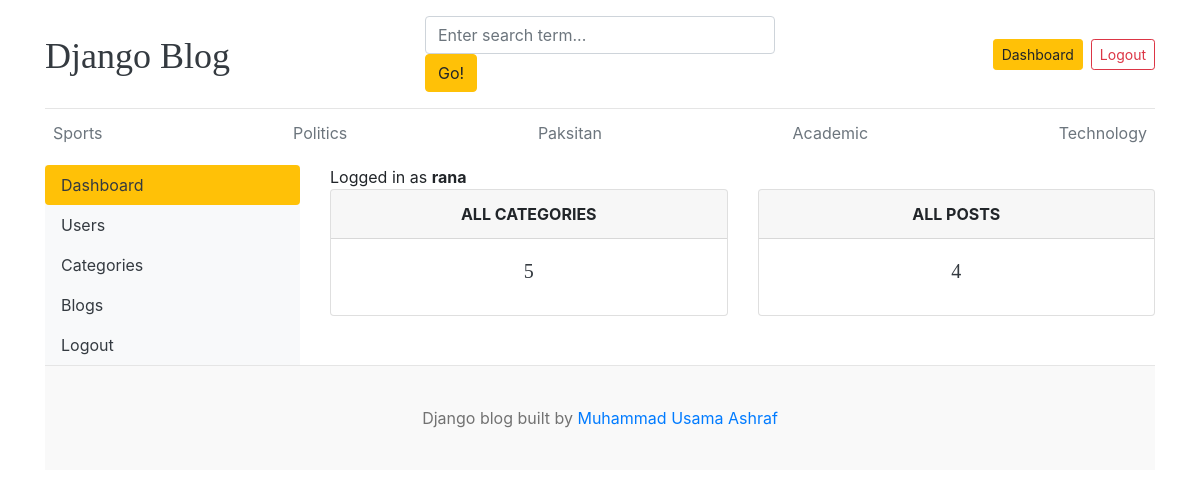
The page /dashboard/ (signed in) on the database its author committed.
### blogs/models.py (models this page shows, shortened)
class Category(models.Model):
    category_name = models.CharField(max_length=50, unique=True)
    created_at = models.DateTimeField(auto_now_add=True)
    updated_at = models.DateTimeField(auto_now=True)
    class Meta:
        verbose_name_plural = "categories"

### dashboards/views.py (the view)
# urls.py: path("dashboard/", include("dashboards.urls")),
@login_required(login_url="login")
def dashboard(request):
    category_count = Category.objects.all().count()
    blogs_count = Blog.objects.all().count()
    context = {
        "category_count": category_count,
        "blogs_count": blogs_count,
    }
    return render(request, "dashboards/dashboard.html", context)

### blogs/context_processors.py (called while the page is built)
def get_categories(request):
    categories = Category.objects.all()
    return dict(categories=categories)

def get_social_links(request):
    links = SocialLinks.objects.all()
    return dict(links=links)

### templates/dashboards/dashboard.html
{% extends 'base.html' %}
{% block content %}
<div class="row">
    {% include 'dashboards/sidebar.html' %}
    <div class="col-md-9">
        <span>Logged in as <b>{{user}}</b></span>
        <div class="row">
            <div class="col">
                <div class="card border-default mb-3">
                    <div class="card-header text-center text-uppercase font-weight-bold">All Categories</div>
                    <div class="card-body text-dark">
                        <h5 class="card-title text-center">{{ category_count }}</h5>
                    </div>
                </div>
            </div>
            <div class="col">
                <div class="card border-default mb-3">
                    <div class="card-header text-center text-uppercase font-weight-bold">All Posts</div>
                    <div class="card-body text-dark">
                        <h5 class="card-title text-center">{{ blogs_count }}</h5>
                    </div>
                </div>
            </div>
        </div>
    </div>
</div>
{% endblock %}

### templates/base.html (shortened to what this page needs)
{% load static %}
<!DOCTYPE html>
<html lang="en">
    <head>
        <link href="https://getbootstrap.com/docs/4.0/dist/css/bootstrap.min.css"
              rel="stylesheet">
        <link href="{% static 'css/blog.css' %}" rel="stylesheet">
        <link rel="stylesheet"
              href="https://cdnjs.cloudflare.com/ajax/libs/font-awesome/4.7.0/css/font-awesome.min.css">
    </head>
    <body>
        <div class="container">
            <header class="blog-header py-3">
                <div class="row flex-nowrap justify-content-between align-items-center">
                    <div class="col-4 pt-1">
                        <a class="blog-header-logo text-dark" href="/">Django Blog</a>
                    </div>
                    <div class="col-4">
                        <form action="{% url 'search' %}" method="GET">
                            <input class="form-control"
                                   type="text"
                                   name="keyword"
                                   value="{{ keyword }}"
                                   placeholder="Enter search term..."
                                   aria-label="Enter search term..."
                                   aria-describedby="button-search" />
                            <button class="btn btn-warning id=" button-search" type="submit">Go!
                            </button>
                        </form>
                    </div>
                    <div class="col-4 d-flex justify-content-end align-items-center">
                        {% if not user.is_authenticated %}
                            <a class="btn btn-sm btn-warning" href="{% url 'login' %}">Login</a> &nbsp;
                            <a class="btn btn-sm btn-outline-secondary" href="{% url 'register' %}">Register</a>
                        {% else %}
                            <span>
                                <a class="btn btn-sm btn-outline-warning {% if request.resolver_match.url_name == 'dashboard' %}active{% endif %}"
                                   href="{% url 'dashboard' %}">Dashboard</a>
                            </span>
                            <span class="ml-2">
                                <a class="btn btn-sm btn-outline-danger" href="{% url 'logout' %}">Logout</a>
                            </span>
                        {% endif %}
                    </div>
                </div>
            </header>
            <div class="nav-scroller py-1 mb-2">
                <nav class="nav d-flex justify-content-between">
                    {% for cat in categories %}
                        <a class="p-2 text-muted" href="{% url 'posts_by_category' cat.id %}">{{ cat.category_name }}</a>
                    {% endfor %}
                </nav>
            </div>
            {% block content %}{% endblock %}
            <footer class="blog-footer">
                <p>
                    Django blog built by <a href="https://github.com/oyrana">Muhammad Usama Ashraf</a>
                </p>
            </footer>
        </body>
    </html>

### config/static/css/blog.css (style rules this page uses)
.blog-header { border-bottom: 1px solid #e5e5e5; }
.blog-header-logo { font-family: "Playfair Display", Georgia, "Times New Roman", serif; font-size: 2.25rem; }
h1, h2, h3, h4, h5, h6 { font-family: "Playfair Display", Georgia, "Times New Roman", serif; }
.blog-footer { padding: 2.5rem 0; color: #727272; text-align: center; background-color: #f9f9f9; border-top: .05rem solid #e5e5e5; }
.blog-footer p:last-child { margin-bottom: 0; }

### rows shown on the page
Category: category_name "Sports"
Category: category_name "Politics"
Category: category_name "Paksitan"
Category: category_name "Academic"
Category: category_name "Technology"

### other values the page prints
{{ user }} "rana"
{{ category_count }} "5"
{{ blogs_count }} "4"
